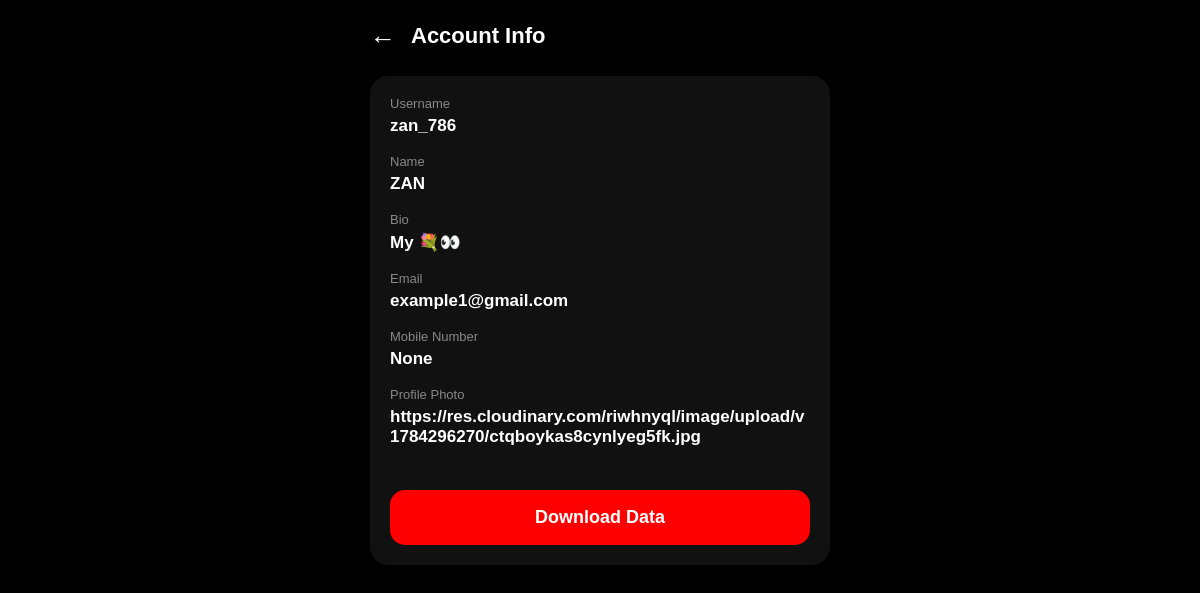
The app's page /account_info (signed in), older data.
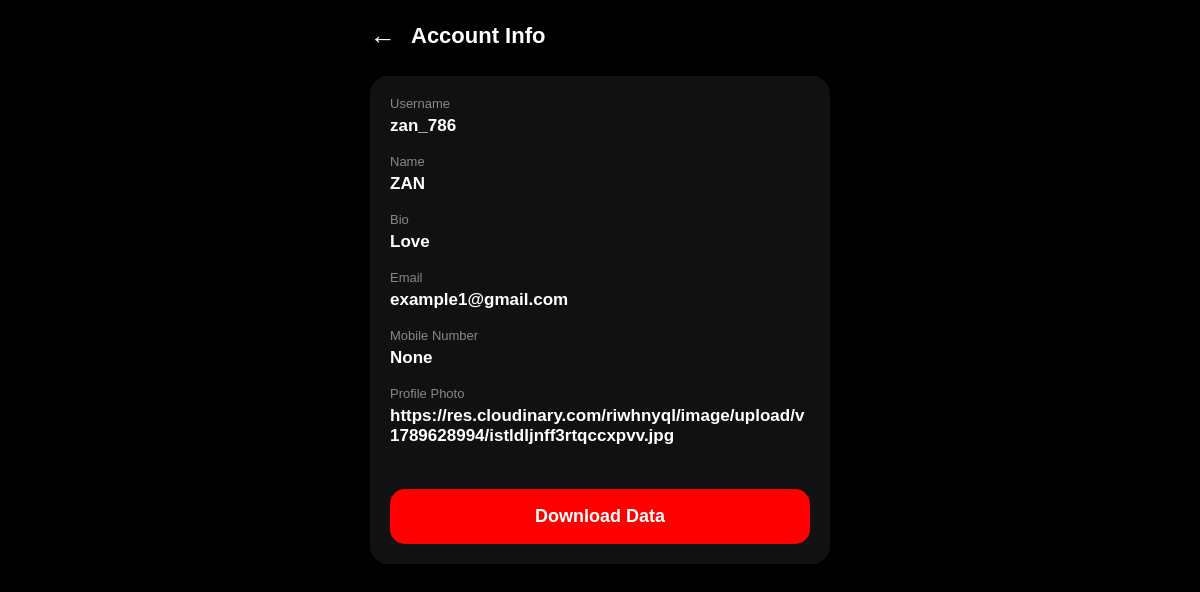
The same page, newer data.
### tables this page shows
CREATE TABLE users (
                    id INTEGER PRIMARY KEY AUTOINCREMENT, 
                    username TEXT UNIQUE, 
                    password TEXT, 
                    name TEXT, 
                    bio TEXT, profile_pic TEXT, email TEXT, last_seen TEXT, is_online INTEGER DEFAULT 0, startup_sound INTEGER DEFAULT 1, startup_volume REAL DEFAULT 0.6, mobile TEXT, private_account INTEGER DEFAULT 0, activity_status INTEGER DEFAULT 1, current_session TEXT, theme TEXT DEFAULT "light", font_size TEXT DEFAULT "medium", amoled_mode INTEGER DEFAULT 0, story_privacy TEXT DEFAULT "everyone", message_privacy TEXT, comment_privacy TEXT);

### app.py (the view)
@app.route("/account_info")
def account_info():
    if "username" not in session:
        return redirect("/login")
    conn = sqlite3.connect("snapz.db")
    cur = conn.cursor()
    cur.execute("""
    SELECT username,name,bio,email,mobile,profile_pic
    FROM users
    WHERE username=?
    """,(session["username"],))
    user = cur.fetchone()
    conn.close()
    return render_template(
        "account_info.html",
        user=user
    )

### app.py (called while the page is built, shortened)
@app.before_request
def check_user_session():
    protected_routes = [
        "home",
        "chat",
        "profile",
        "settings",
        "privacy",
        "login_activity",
    ]
    if request.endpoint not in protected_routes:
        return

@app.context_processor
def inject_appearance():
    if "username" not in session:
        return {}
    conn = sqlite3.connect("snapz.db")
    conn.row_factory = sqlite3.Row
    cur = conn.cursor()
    cur.execute("""
        SELECT
            theme,
            font_size,
            amoled_mode
        FROM users
        WHERE username=?
    """, (session["username"],))
    appearance = cur.fetchone()
    conn.close()
    return dict(appearance=appearance)

### templates/account_info.html (shortened to what this page needs)
<!DOCTYPE html>
<html>
<head>
</head>
<body>
<div class="container">
<div class="header">
<a href="/account"
class="back">
←
</a>
<span>
Account Info
</span>
</div>
<div class="info">
<div class="item">
<div class="title">
Username
</div>
<div class="value">
{{ user[0] }}
</div>
</div>
<div class="item">
<div class="title">
Name
</div>
<div class="value">
{{ user[1] }}
</div>
</div>
<div class="item">
<div class="title">
Bio
</div>
<div class="value">
{{ user[2] }}
</div>
</div>
<div class="item">
<div class="title">
Email
</div>
<div class="value">
{{ user[3] }}
</div>
</div>
<div class="item">
<div class="title">
Mobile Number
</div>
<div class="value">
{{ user[4] }}
</div>
</div>
<div class="item">
<div class="title">
Profile Photo
</div>
<div class="value">
{{ user[5] }}
</div>
</div>
<a href="/download_account_data">
<button
type="button"
class="download-btn"
onclick="this.classList.add('clicked')">
Download Data
</button>
</a>
</div>
</div>
</body>
</html>

### templates/account_info.html (style rules this page uses)
* { margin:0; padding:0; box-sizing:border-box; font-family:sans-serif; }
body { background:#000; color:white; }
.container { max-width:500px; margin:auto; padding:20px; }
.header { display:flex; align-items:center; gap:15px; font-size:22px; font-weight:bold; margin-bottom:25px; }
.back { text-decoration:none; color:white; font-size:26px; }
.info { background:#111; border-radius:18px; padding:20px; }
.item { margin-bottom:18px; }
.title { font-size:13px; color:#888; margin-bottom:5px; }
.value { font-size:17px; font-weight:bold; word-break:break-word; }
.download-btn { width:100%; height:55px; border:none; border-radius:15px; margin-top:25px; background:red; color:white; font-size:18px; font-weight:bold; transition:.2s; }

Row changes from the older to the newer data that the page shows:
changed users "zan_786": bio "My 💐👀" → "Love"; profile_pic "https://res.cloudinary.com/riwhnyql/image/upload/v1784296270/ctqboykas8cynlyeg5fk.jpg" → "https://res.cloudinary.com/riwhnyql/image/upload/v1789628994/istldljnff3rtqccxpvv.jpg"
